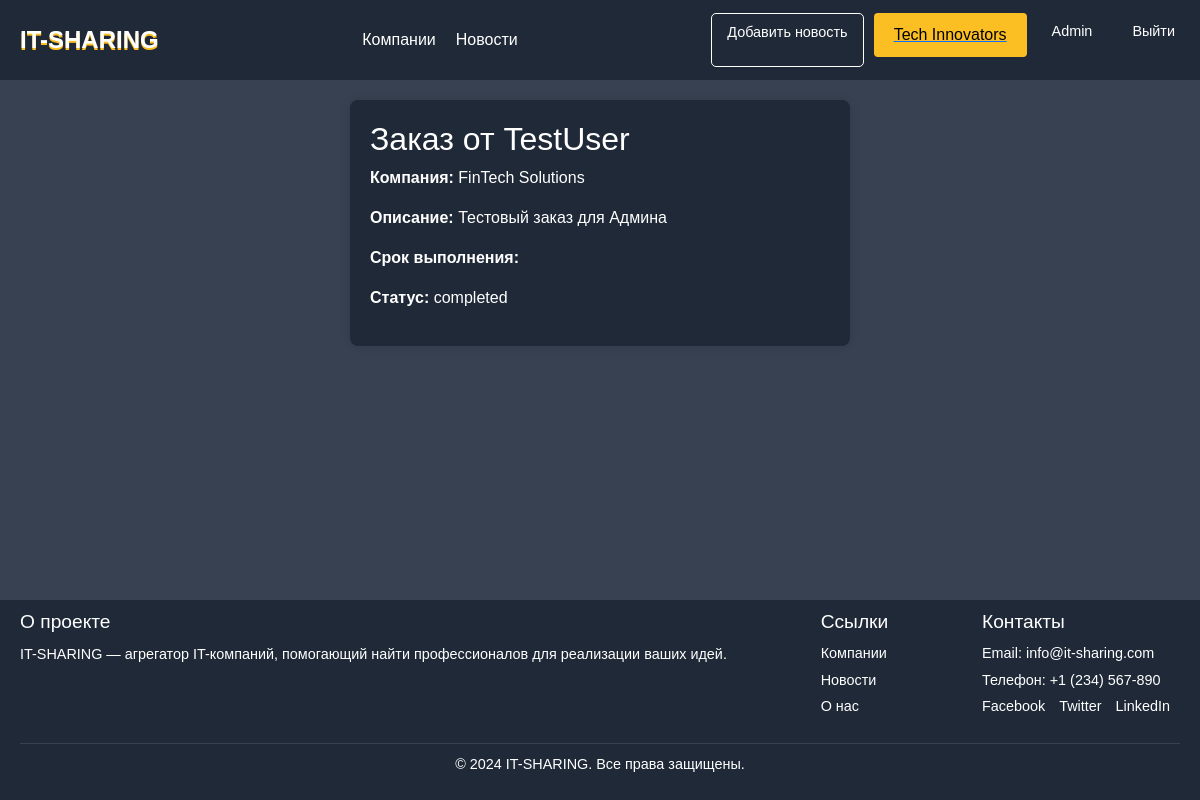
/order/5/ (signed in), run on the app's committed database.
### main/models.py (models this page shows, shortened)
class CustomUser(AbstractUser):
    description = models.TextField(blank=True, verbose_name="Описание")
    about = models.TextField(blank=True, verbose_name="Небольшоеописание")
    is_company = models.BooleanField(default=False, verbose_name="Представитель компании")
    company = models.ForeignKey(
        'companies',
        on_delete=models.SET_NULL,
        null=True,
        blank=True,
        verbose_name="Компания",
        related_name="representatives"
    )

class companies(models.Model):
    title = models.CharField(max_length=255, verbose_name="Название")
    slug = models.SlugField(max_length=255, unique=True, db_index=True, verbose_name="URL",null=True,blank=True,)
    content = models.TextField(blank=True, verbose_name="Описание компании",null=True)
    photo = models.ImageField(upload_to="static/main/img/companiesimg", verbose_name="Фото",null=True,blank=True)
    time_create = models.DateTimeField(auto_now_add=True, verbose_name="Время создания")
    is_active = models.BooleanField(default=True, verbose_name="Активна")
    raiting = models.FloatField(default=0,max_length=1, verbose_name="Рейтинг")
    cat = models.ManyToManyField(Category, related_name='companies', verbose_name="Категории",
                                 blank=True)  # Это должно быть ManyToManyField
    creator = models.ForeignKey(
        settings.AUTH_USER_MODEL,
        on_delete=models.CASCADE,
        related_name="created_companies",
        verbose_name="Создатель компании",
    )
    class Meta:
        verbose_name = 'Компания'
        verbose_name_plural = 'IT компания'
        ordering = ['id']

class Order(models.Model):
    STATUS_CHOICES = [
        ('pending', 'В ожидании ответа компании'),
        ('accepted', 'Принят компанией'),
        ('declined', 'Отклонен компанией'),
        ('completed_at', 'Выполнен в срок:'),
        ('completed_late', 'Выполнен, но с нарушением сроков'),
        ('not_completed', 'Не выполнен'),
        ('rejected_by_client', 'Заказчик отказался принимать работу'),
    ]
    user = models.ForeignKey(
        settings.AUTH_USER_MODEL,
        on_delete=models.CASCADE,
        verbose_name="Пользователь",
        related_name="orders"
    )
    company = models.ForeignKey(
        'companies',
        on_delete=models.CASCADE,
        related_name="order",
        verbose_name="Компания"
    )
    description = models.TextField(verbose_name="Описание заказа")
    status = models.CharField(
        max_length=50,
        choices=STATUS_CHOICES,
        default='pending',
        verbose_name="Статус заказа",
        blank=True
    )
    created_at = models.DateTimeField(auto_now_add=True, verbose_name="Дата создания заказа")
    delivery_time = models.DateTimeField(
        verbose_name="Время сдачи",
        null=True,
        blank=True,
        help_text="Дата и время завершения заказа"
    )
    dead_line = models.DateTimeField(
        verbose_name="Время на выполнение",
        null=True,
        blank=True,
        help_text="время на выполнение"
    )
    class Meta:
        verbose_name = "Заказ"
        verbose_name_plural = "Заказы"

### main/views.py (the view, shortened to what this page needs)
# urls.py: path('order/<int:order_id>/', views.order_detail, name='order_detail'),
def order_detail(request, order_id):
    order = get_object_or_404(Order, id=order_id)
    form = OrderForm(request.POST)
    return render(request, 'main/order_detail.html', {'order': order})

### main/templates/main/order_detail.html (shortened to what this page needs)
{% extends 'main/layout.html' %}
{% block content %}
<div class="Add-Company">
  <h2>Заказ от {{ order.user.username }}</h2>
  <p><strong>Компания:</strong> {{ order.company.title }}</p>
  <p><strong>Описание:</strong> {{ order.description }}</p>
  <p><strong>Срок выполнения:</strong> {{ order.deadline }}</p>
  <p><strong>Статус:</strong>
    {{ order.status }}</p>
  </div>
{% endblock %}

### main/templates/main/layout.html (shortened to what this page needs)
<!doctype html>
{% load static %}
<html lang="ru">
<head>
    <link rel="stylesheet" href="https://cdn.jsdelivr.net/npm/bootstrap@5.3.3/dist/css/bootstrap.min.css">
    <link rel="stylesheet" href="{% static 'main/css/main.css' %}">
    <link rel="stylesheet" href="{% static 'main/fonts/Font Over.otf' %}">
</head>
<body>
    <header>
        <div class="container">
        <div class="logo"><a href="{% url 'home' %}">IT-SHARING</a></div>
        <nav class="navigation">
        <ul>
          <a href="{% url 'company' %}"><li>Компании</li></a>
          <a href="{% url 'news_home' %}"><li>Новости</li></a>
        </ul>
        </nav>
        <div class="auth-buttons">
        {% if request.user.is_superuser or request.user.is_stuff %}
        <a href="{% url 'create' %}"class="btn login">Добавить новость</a>
        {% endif %}
        {% if not request.user.is_company and not request.user.company == '' %}
        <a href="{% url 'add_page' %}"class="btn login">Добавить компанию</a>
         {% else %}
            <a href="{% url 'company_detail' user.company.id %}"><div class="edit-profile">{{ user.company.title }}</div></a>
        {% endif %}
        {% if request.user.is_authenticated %}
				<a class="header-logo" href="{% url 'PersonalPage' %}">{{user.username}}</a>
        <a class="header-exi" href="{% url 'logout' %}">Выйти</a>
				{% else %}
				  <a class="btn signup" href="{% url 'register' %}">Регистрация</a>
          <a class="btn login" href="{% url 'login' %}">Авторизация</a>
        {% endif %}
      </div>
    </div>
    </header>
    <main>
        {% block content %}
        {% endblock %}
    </main>
    <footer>
        <div class="footer-container">
          <div class="footer-about">
            <h3>О проекте</h3>
            <p>IT-SHARING — агрегатор IT-компаний, помогающий найти профессионалов для реализации ваших идей.</p>
          </div>
          <div class="footer-links">
            <h3>Ссылки</h3>
            <ul>
              <a href="{% url 'company' %}"><li>Компании</li></a>
              <a href="{% url 'news_home' %}"><li>Новости</li></a>
              <a href="#"><li>О нас</li></a>
            </ul>
          </div>
          <div class="footer-contact">
            <h3>Контакты</h3>
            <p>Email: <a href="mailto:info@it-sharing.com">info@it-sharing.com</a></p>
            <p>Телефон: <a href="tel:+1234567890">+1 (234) 567-890</a></p>
            <div class="social-icons">
                <a href="#" >Facebook</a>
                <a href="#" >Twitter</a>
                <a href="#" >LinkedIn</a>
            </div>
          </div>
        </div>
        <div class="footer-bottom">
          <p>&copy; 2024 IT-SHARING. Все права защищены.</p>
        </div>
    </footer>
</body>
</html>

### main/static/main/css/main.css (style rules this page uses)
body { height: 100%; margin: 0; font-family: "Arial", sans-serif; background-color: #374151; }
header { background-color: #1f2937; color: #ffffff; position: fixed; top: 0; height: 80px; width: 100%; z-index: 1000; }
.container { max-width: 1200px; margin: 0 auto; display: flex; align-items: center; justify-content: space-between; padding: 0; height: 80px; }
.logo a { font-family: "Font Over", sans-serif; text-shadow: 0px 2px #FBBF24; text-decoration: none; color: #ffffff; font-size: 1.5rem; font-weight: bold; margin: 0 20px; }
.navigation ul { list-style: none; margin: 0; padding: 0; display: flex; gap: 20px; }
.navigation a { font-family: Arial, sans-serif; color: #ffffff; font-size: 1rem; transition: color 0.3s ease; text-decoration: none; }
.header-logo { color: #fff; text-decoration: none; padding: 8px 15px; border-radius: 5px; font-size: 0.9rem; transition: all 0.3s ease; }
.header-exi { color: #fff; text-decoration: none; padding: 8px 15px; border-radius: 5px; font-size: 0.9rem; transition: all 0.3s ease; }
.auth-buttons { display: flex; gap:10px; margin: 0 10px 0 10px; }
.auth-buttons { text-decoration: none; color: #fff; }
.auth-buttons .btn { text-decoration: none; padding: 8px 15px; border-radius: 5px; font-size: 0.9rem; transition: all 0.3s ease; }
.auth-buttons .login { background-color: transparent; color: #ffffff; border: 1px solid #ffffff; }
footer { height: 200px; position:fixed; width: 100%; left: 0; bottom:0; background-color: #1f2937; color: #ffffff; padding: 10px 20px; font-size: 0.9rem; }
footer .footer-container { max-width: 1200px; margin: 0 auto; display: flex; flex-wrap: wrap; justify-content: space-between; gap: 20px; }
.footer-about h3, .footer-links h3, .footer-contact h3 { font-size: 1.2rem; margin-bottom: 10px; }
.footer-about p { line-height: 1.6; }
.footer-links ul { list-style: none; padding: 0; margin: 0; }
.footer-links li { margin-bottom: 5px; }
.footer-links a { color: #ffffff; text-decoration: none; transition: color 0.3s ease; }
.footer-contact p { margin: 5px 0; }
.footer-contact a { color: #ffffff; text-decoration: none; transition: color 0.3s ease; }
.social-icons a { display: inline-block; margin-right: 10px; }
.footer-bottom { text-align: center; margin-top: 20px; border-top: 1px solid #374151; padding-top: 10px; }
main { flex:1; max-width: 1200px; margin: 0 auto; margin-top: 80px; margin-bottom: 200px; display: flex; justify-content: center; }
.edit-profile { width: 100%; color: #000; text-align: center; background-color: #FBBF24; border: none; padding: 10px 20px; border-radius: 4px; margin-bottom: 10px; }
.Add-Company { max-width: 800px; margin: 20px auto; background: #1f2937; color: #fff; padding: 20px; border-radius: 8px; box-shadow: 0 0 10px rgba(0, 0, 0, 0.1); width: 500px; max-width: 1000px; }

### data on the page
CustomUser: company "Tech Innovators", username "Admin"
Order: user.username "TestUser", company "FinTech Solutions", description "Тестовый заказ для Админа", status "completed"
